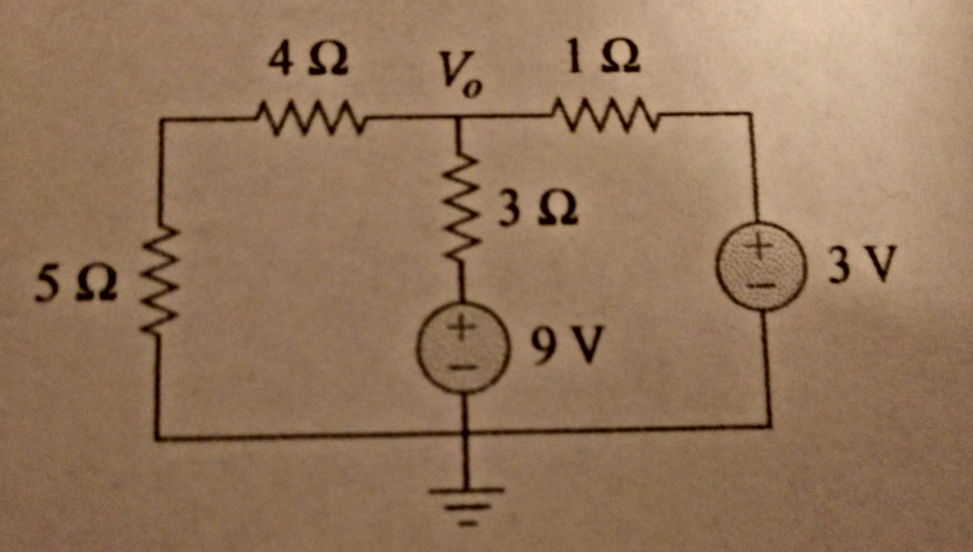
#> input picture images/photo3cropped.jpg, 2918 x 1655 px (shown at 1/3 size); the run also reads 1 picture not shown here
$ python test_template_matching.py   (Python 2 division)   (older library calls are emulated)
#> lines starting #> are read from the running program, lines starting #| are printed output that depends on the picture; after the words box and inside, x2 and y2 are one past the last pixel; in counts of white or black regions, pixels touching at a corner belong together
#> further down, img_rgb is the input picture: shape (1655, 2918, 3); mean B, G, R 92.5, 118.8, 149.4
### Preprocess.py
import cv2;
import numpy as np;

def getImageToSendToContour(im, isPhoto):
#> called with isPhoto = True
    gray = cv2.cvtColor(im,cv2.COLOR_BGR2GRAY)
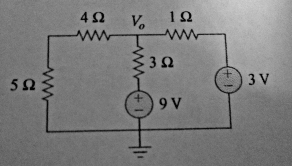
#> gray: shape (166, 292); min 3, max 206, mean 125
    if isPhoto:
        thresh = cv2.GaussianBlur(gray,(5,5),1)
    else:
        thresh = gray;
    thresh = cv2.adaptiveThreshold(thresh,255,adaptiveMethod = cv2.ADAPTIVE_THRESH_GAUSSIAN_C,thresholdType = cv2.THRESH_BINARY,blockSize = 11, C=2)
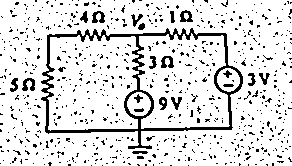
#> thresh: shape (166, 292); 86.6% white; black in thin lines or dots
    return [thresh, gray]

### test_template_matching.py
import cv2
import numpy as np
from matplotlib import pyplot as plt
import Preprocess;
#http://docs.opencv.org/trunk/doc/py_tutorials/py_imgproc/py_template_matching/py_template_matching.html#py-template-matching

#works, but only if the template size is same as size of object in the query image.
img_rgb = cv2.imread('images/photo3cropped.jpg',cv2.CV_LOAD_IMAGE_COLOR)
img_rgb = cv2.resize(img_rgb, dsize = (0,0), fx = .1, fy = .1, interpolation = cv2.INTER_CUBIC);

[img_gray, gray] = Preprocess.getImageToSendToContour(img_rgb, True);

#img_gray = cv2.cvtColor(img_rgb, cv2.COLOR_BGR2GRAY)
templates = ['images/resistorT4.PNG', 'images/resistorT2.PNG', 'images/resistorT2_0degree.PNG', 'images/resistorT4_0degree.PNG'];
print img_gray;
#> (printed output is left out)
for t in templates:
    templ = cv2.imread(t,cv2.CV_LOAD_IMAGE_COLOR);
    for res in range(6, 15):
        template = cv2.resize(templ, dsize = (0,0), fx = res/10., fy = res/10., interpolation = cv2.INTER_CUBIC);

        [template, g]= Preprocess.getImageToSendToContour(template, False);
        w, h = template.shape[::-1]

        res = cv2.matchTemplate(img_gray,template,cv2.TM_CCOEFF_NORMED)
        threshold = 0.4
        loc = np.where( res >= threshold)

        for pt in zip(*loc[::-1]):
            cv2.rectangle(img_gray, pt, (pt[0] + w, pt[1] + h), (0,0,255), 2)
#> this loop made 9 passes
#> pass 1, `res = cv2.matchTemplate(img_gray,template,cv2.TM_CCOEFF_NORMED)`:
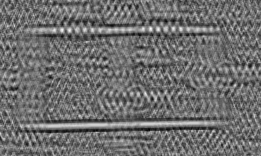
#> res: shape (156, 261) float32; min -0.271, max 0.352, mean -0.00105; drawn with min black and max white
#> pass 2, `res = cv2.matchTemplate(img_gray,template,cv2.TM_CCOEFF_NORMED)`:
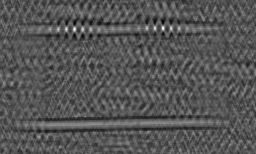
#> res: shape (154, 256) float32; min -0.325, max 0.641, mean -0.00104; drawn with min black and max white
#> pass 3, `res = cv2.matchTemplate(img_gray,template,cv2.TM_CCOEFF_NORMED)`:
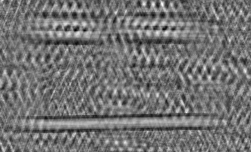
#> res: shape (152, 251) float32; min -0.257, max 0.31, mean -0.00068; drawn with min black and max white
#> after the loop:
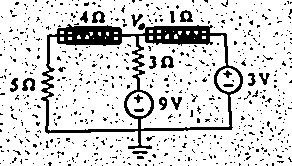
#> img_gray: shape (166, 292); 83.6% white; 681 black regions (659 under 20 px), largest, box (x1, y1, x2, y2) and area: (41, 23, 243, 149) 4244, (22, 78, 35, 91) 103, (161, 56, 174, 68) 98

cv2.imshow('template', template)
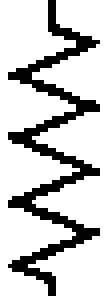
#> window 'template': shape (74, 27) (shown 4 times larger); 79.5% white; black in thin lines or dots, all inside (x1, y1, x2, y2) = (2, 0, 25, 74)
cv2.imshow('gray', img_gray);
key = cv2.waitKey(0)
#> (key Esc is pressed here)

plt.imshow(img_rgb),plt.show()
cv2.imwrite('res.png',img_rgb)
